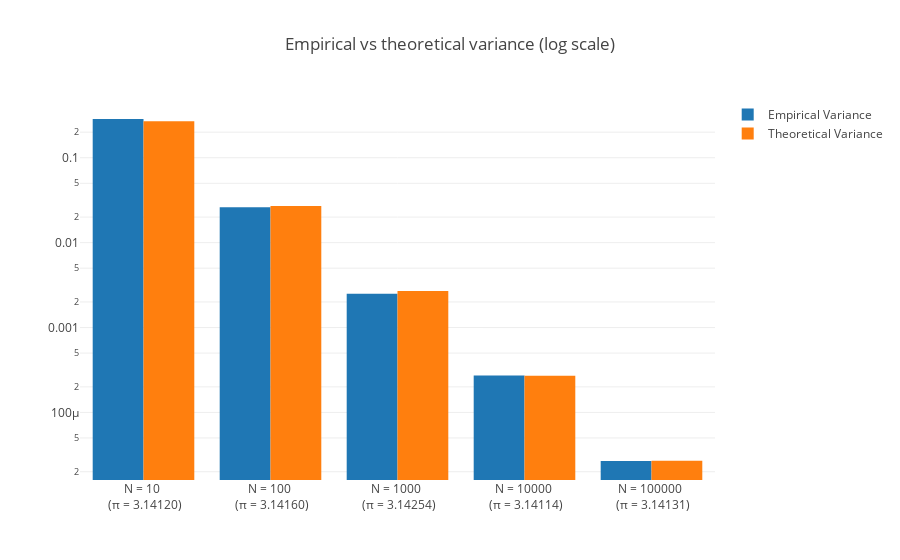

Notebook source saved alongside this figure:
### Code cell
def estimate_pi(sample):
    """Estimates π given a sample."""
    return 4*np.average((np.sum(sample**2, axis=1) < 1.))

# Define constants
MAX_ERROR = 0.01
VARIANCE = np.pi*(4 - np.pi)

# Sample sizes
Ns = [10, 100, 1000, 10000, 100000]

# Number of samples (of length N each) we average on
repeat = 1000

means = np.empty(len(Ns))      # empirical mean of N estimates of π
variances = np.empty(len(Ns))  # empirical variance over N estimates
p_error = np.empty(len(Ns))    # empirical probability of getting error >= MAX_ERROR

for i, N in enumerate(Ns):
    pi_estimates = np.array([estimate_pi(sample_points(N)) for _ in range(repeat)])
    variances[i] = np.var(pi_estimates, ddof=1)  # use the unbiased estimator over N-1
    means[i] = np.average(pi_estimates)
    p_error[i] = np.average(np.abs(pi_estimates - np.pi) >= MAX_ERROR)
    
        
# Plot the empirical vs theoretical variance
x = ["N = {} <br> (π = {:2.5f})".format(Ns[i], means[i]) for i in range(len(Ns))]
data = [
    Bar(x=x, y=variances, name="Empirical Variance"),
    Bar(x=x, y=[VARIANCE/n for n in Ns], name="Theoretical Variance")
]

lyt = Layout(
    title="Empirical vs theoretical variance (log scale)",
    yaxis=dict(type="log")
)

py.iplot(Figure(data=data, layout=lyt))

### Figure 1 — Plotly figure (JSON) as saved in the notebook; plotly's stock layout.template omitted (floating-point values rounded to 4 significant figures)
{"data": [{"name": "Empirical Variance", "type": "bar", "x": ["N = 10 <br> (π = 3.14120)", "N = 100 <br> (π = 3.14160)", "N = 1000 <br> (π = 3.14254)", "N = 10000 <br> (π = 3.14114)", "N = 100000 <br> (π = 3.14131)"], "y": [0.2859, 0.02616, 0.002506, 0.0002728, 2.677e-05]}, {"name": "Theoretical Variance", "type": "bar", "x": ["N = 10 <br> (π = 3.14120)", "N = 100 <br> (π = 3.14160)", "N = 1000 <br> (π = 3.14254)", "N = 10000 <br> (π = 3.14114)", "N = 100000 <br> (π = 3.14131)"], "y": [0.2697, 0.02697, 0.002697, 0.0002697, 2.697e-05]}], "layout": {"title": "Empirical vs theoretical variance (log scale)", "yaxis": {"type": "log"}}}
